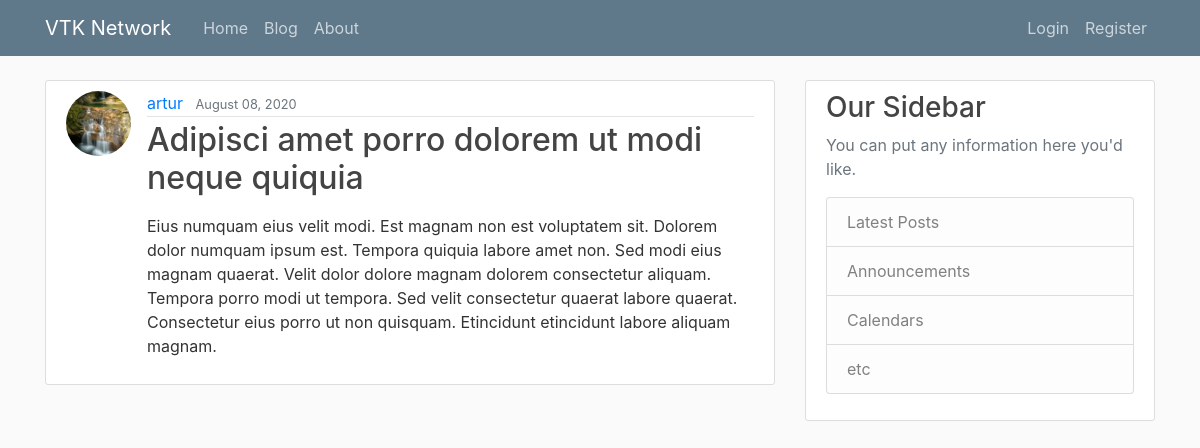
/blog/2020/8/8/adipisci-amet-porro-dolorem-ut-modi-neque-quiquia/, run on the app's committed database.
### blog/models.py (models this page shows, shortened)
class Post(models.Model):
    STATUS_CHOICES = (
        ('draft', 'Draft'),
        ('published', 'Published'),
    )
    title = models.CharField(max_length=250)
    slug = models.SlugField(max_length=250, unique_for_date='publish')
    author = models.ForeignKey(User, on_delete=models.CASCADE, related_name='blog_posts')
    body = models.TextField()
    publish = models.DateTimeField(default=timezone.now)
    created = models.DateTimeField(auto_now_add=True)
    updated = models.DateTimeField(auto_now=True)
    status = models.CharField(max_length=10, choices=STATUS_CHOICES, default='draft')
    objects = models.Manager() # The default manager.
    published = PublishedManager() # Our custom manager.
    class Meta:
        ordering = ('-publish',)

### users/models.py (models this page shows, shortened)
class Profile(models.Model):
    user = models.OneToOneField(User, on_delete=models.CASCADE)
    image = models.ImageField(default='default.jpg', upload_to='profile_pics')

### blog/views.py (the view)
# urls.py: path('<int:year>/<int:month>/<int:day>/<slug:post>/', views.post_detail, name='post_detail'),
def post_detail(request, year, month, day, post):
    post = get_object_or_404(Post,  slug=post,
                                    status='published',
                                    publish__year=year,
                                    publish__month=month,
                                    publish__day=day)
    return render(request, 'blog/post/detail.html', {'title': post.title, 'post': post})

### blog/templates/blog/post/detail.html
{% extends "equipment_accounting/base.html" %}
{% block content %}
<article class="media content-section">
    <img src="{{ post.author.profile.image.url }}" class="rounded-circle article-img">
    <div class="media-body">
        <div class="article-metadata">
            <a class="mr-2" href="#">{{ post.author }}</a>
            <small class="text-muted">{{ post.publish|date:"F d, Y" }}</small>
        </div>
        <h2 class="article-title">{{ post.title }}</h2>
        <p class="article-content">{{ post.body|linebreaks }}</p>
    </div>
</article>
{% endblock %}

### equipment_accounting/static/equipment_accounting/main.css (style rules this page uses)
body { background: #fafafa; color: #333333; margin-top: 5rem; }
h1,h2,h3,h4,h5,h6 { color: #444444; }
.content-section { background: #ffffff; padding: 10px 20px; border: 1px solid #dddddd; border-radius: 3px; margin-bottom: 20px; }
.article-title { color: #444444; }
.article-content { white-space: pre-line; }
.article-img { height: 65px; width: 65px; margin-right: 16px; }
.article-metadata { padding-bottom: 1px; margin-bottom: 4px; border-bottom: 1px solid #e3e3e3 }

### data on the page
Post: author.profile.image (placeholder picture), author "artur", publish "August 08, 2020", title "Adipisci amet porro dolorem ut modi neque quiquia", body "Eius numquam eius velit modi. Est magnam non est voluptatem sit. Dolorem dolor numquam ipsum est. Tempora quiquia labore amet non. Sed modi eius magnam quaerat. Velit dolor dolore magnam dolorem consectetur aliquam. Tempora porro modi ut tempora. Sed velit consectetur quaerat labore quaerat. Consectetur eius porro ut non quisquam. Etincidunt etincidunt labore aliquam magnam."
